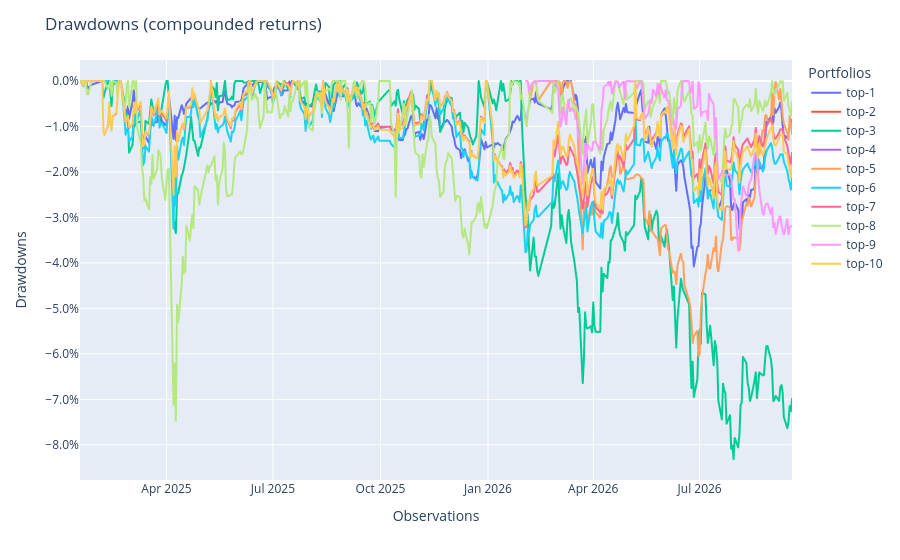

Notebook cell for this chart:
### Code cell
topk_pops.plot_drawdowns()

### Figure 1 — Plotly figure (JSON) as saved in the notebook; plotly's stock layout.template omitted (floating-point values rounded to 4 significant figures; data arrays with more than 128 entries replaced by an {"elided": "..."} marker saying what was removed)
{"data": [{"hovertemplate": "variable=top-1<br>index=%{x}<br>value=%{y}<extra></extra>", "legendgroup": "top-1", "line": {"color": "#636efa", "dash": "solid"}, "marker": {"symbol": "circle"}, "mode": "lines", "name": "top-1", "showlegend": true, "type": "scattergl", "x": {"elided": "406 str values"}, "xaxis": "x", "y": {"elided": "406 float values"}, "yaxis": "y"}, {"hovertemplate": "variable=top-2<br>index=%{x}<br>value=%{y}<extra></extra>", "legendgroup": "top-2", "line": {"color": "#EF553B", "dash": "solid"}, "marker": {"symbol": "circle"}, "mode": "lines", "name": "top-2", "showlegend": true, "type": "scattergl", "x": {"elided": "406 str values"}, "xaxis": "x", "y": {"elided": "406 float values"}, "yaxis": "y"}, {"hovertemplate": "variable=top-3<br>index=%{x}<br>value=%{y}<extra></extra>", "legendgroup": "top-3", "line": {"color": "#00cc96", "dash": "solid"}, "marker": {"symbol": "circle"}, "mode": "lines", "name": "top-3", "showlegend": true, "type": "scattergl", "x": {"elided": "406 str values"}, "xaxis": "x", "y": {"elided": "406 float values"}, "yaxis": "y"}, {"hovertemplate": "variable=top-4<br>index=%{x}<br>value=%{y}<extra></extra>", "legendgroup": "top-4", "line": {"color": "#ab63fa", "dash": "solid"}, "marker": {"symbol": "circle"}, "mode": "lines", "name": "top-4", "showlegend": true, "type": "scattergl", "x": {"elided": "406 str values"}, "xaxis": "x", "y": {"elided": "406 float values"}, "yaxis": "y"}, {"hovertemplate": "variable=top-5<br>index=%{x}<br>value=%{y}<extra></extra>", "legendgroup": "top-5", "line": {"color": "#FFA15A", "dash": "solid"}, "marker": {"symbol": "circle"}, "mode": "lines", "name": "top-5", "showlegend": true, "type": "scattergl", "x": {"elided": "406 str values"}, "xaxis": "x", "y": {"elided": "406 float values"}, "yaxis": "y"}, {"hovertemplate": "variable=top-6<br>index=%{x}<br>value=%{y}<extra></extra>", "legendgroup": "top-6", "line": {"color": "#19d3f3", "dash": "solid"}, "marker": {"symbol": "circle"}, "mode": "lines", "name": "top-6", "showlegend": true, "type": "scattergl", "x": {"elided": "406 str values"}, "xaxis": "x", "y": {"elided": "406 float values"}, "yaxis": "y"}, {"hovertemplate": "variable=top-7<br>index=%{x}<br>value=%{y}<extra></extra>", "legendgroup": "top-7", "line": {"color": "#FF6692", "dash": "solid"}, "marker": {"symbol": "circle"}, "mode": "lines", "name": "top-7", "showlegend": true, "type": "scattergl", "x": {"elided": "406 str values"}, "xaxis": "x", "y": {"elided": "406 float values"}, "yaxis": "y"}, {"hovertemplate": "variable=top-8<br>index=%{x}<br>value=%{y}<extra></extra>", "legendgroup": "top-8", "line": {"color": "#B6E880", "dash": "solid"}, "marker": {"symbol": "circle"}, "mode": "lines", "name": "top-8", "showlegend": true, "type": "scattergl", "x": {"elided": "406 str values"}, "xaxis": "x", "y": {"elided": "406 float values"}, "yaxis": "y"}, {"hovertemplate": "variable=top-9<br>index=%{x}<br>value=%{y}<extra></extra>", "legendgroup": "top-9", "line": {"color": "#FF97FF", "dash": "solid"}, "marker": {"symbol": "circle"}, "mode": "lines", "name": "top-9", "showlegend": true, "type": "scattergl", "x": {"elided": "406 str values"}, "xaxis": "x", "y": {"elided": "406 float values"}, "yaxis": "y"}, {"hovertemplate": "variable=top-10<br>index=%{x}<br>value=%{y}<extra></extra>", "legendgroup": "top-10", "line": {"color": "#FECB52", "dash": "solid"}, "marker": {"symbol": "circle"}, "mode": "lines", "name": "top-10", "showlegend": true, "type": "scattergl", "x": {"elided": "406 str values"}, "xaxis": "x", "y": {"elided": "406 float values"}, "yaxis": "y"}], "layout": {"legend": {"title": {"text": "Portfolios"}, "tracegroupgap": 0}, "margin": {"t": 60}, "title": {"text": "Drawdowns (compounded returns)"}, "xaxis": {"anchor": "y", "domain": [0, 1], "title": {"text": "Observations"}}, "yaxis": {"anchor": "x", "domain": [0, 1], "tickformat": ".1%", "title": {"text": "Drawdowns"}}}}
